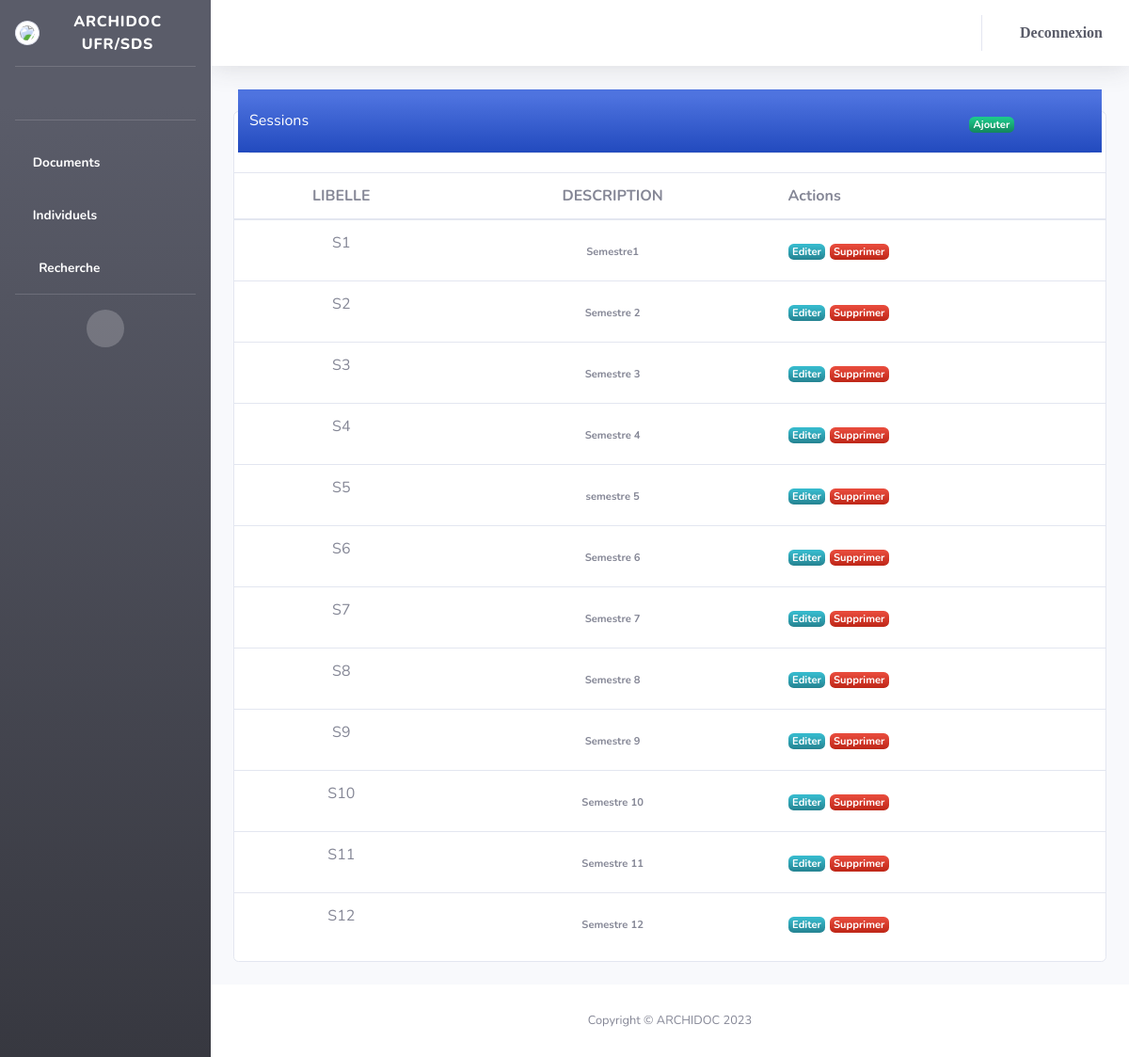
Screenshot of /parametres/list_session/ with the database file from the repository.
### parametres/models.py (models this page shows)
class Session(models.Model):
	libelle= models.TextField()
	description = models.TextField()
	created= models.TimeField(auto_now=False, auto_now_add=True)
	updated= models.TimeField(auto_now=True, auto_now_add=False)

### parametres/views.py (the view)
# urls.py: path('list_session/', views.list_session, name='list_session'),
def list_session(request):
	if request.method == "POST":
		data = Session()
		data.libelle=request.POST.get('libelle')
		data.description=request.POST.get('description')
		data.save()
	data=Session.objects.all()
	return render(request,  'session/index.html', {'data':data } )

### templates/session/index.html (shortened to what this page needs)
 {% extends 'layouts/Layout.html'%}
 {% load static %}
 {% block content %}
      <div class="row">
        <div class="col-12">
          <div class="card my-4">
            <div class="card-header p-0 position-relative mt-n4 mx-3 z-index-2">
              <div class="bg-gradient-primary shadow-primary border-radius-lg pt-4 pb-3 row">
                <h6 class="text-white text-capitalize ps-3 col-10">Sessions</h6>
                <div class="col-2">
                  <a href="{% url 'session_form' id=0 %}"  class="right-align text-white font-weight-bold text-xs badge badge-sm bg-gradient-success">Ajouter</a>
                </div>
              </div>
            </div>
            <div class="card-body px-0 pb-2">
              <div class="table-responsive p-0">
                <table class="table align-items-center mb-0">
                  <thead>
                    <tr>
                      <th class=" text-center text-uppercase text-secondary text-xxs font-weight-bolder opacity-7">Libelle</th>
                      <th class="text-center text-uppercase text-secondary text-xxs font-weight-bolder opacity-7">Description</th>
                      <th class="text-secondary opacity-7">Actions</th>
                    </tr>
                  </thead>
                  <tbody>
                    {% for d in data %}
                    <tr>
                      <td>
                        <p class="align-middle text-center text-sm">{{d.libelle}}</p>
                      </td>
                      <td class="align-middle text-center text-sm">
                        <span class="text-secondary text-xs badge badge-sm ">{{d.description}}</span>
                      </td>
                      <td class="align-middle">
                        <a href="{% url 'session_form' id=d.id %}" class="text-white font-weight-bold text-xs badge badge-sm bg-gradient-info" data-toggle="tooltip" data-original-title="Edit user">
                          Editer
                        </a>
                        <a href="{% url 'set_session' id=d.id %}" class="text-white font-weight-bold text-xs badge badge-sm bg-gradient-danger" data-toggle="tooltip" data-original-title="Edit user">
                          Supprimer
                        </a>
                      </td>
                    </tr>
                    {% endfor %}
                  </tbody>
                </table>
              </div>
            </div>
          </div>
        </div>
      </div>
 {% endblock %}

### rows the page displays
Session: libelle "S1", description "Semestre1"
Session: libelle "S2", description "Semestre 2"
Session: libelle "S3", description "Semestre 3"
Session: libelle "S4", description "Semestre 4"
Session: libelle "S5", description "semestre 5"
Session: libelle "S6", description "Semestre 6"
Session: libelle "S7", description "Semestre 7"
Session: libelle "S8", description "Semestre 8"
Session: libelle "S9", description "Semestre 9"
Session: libelle "S10", description "Semestre 10"
Session: libelle "S11", description "Semestre 11"
Session: libelle "S12", description "Semestre 12"
